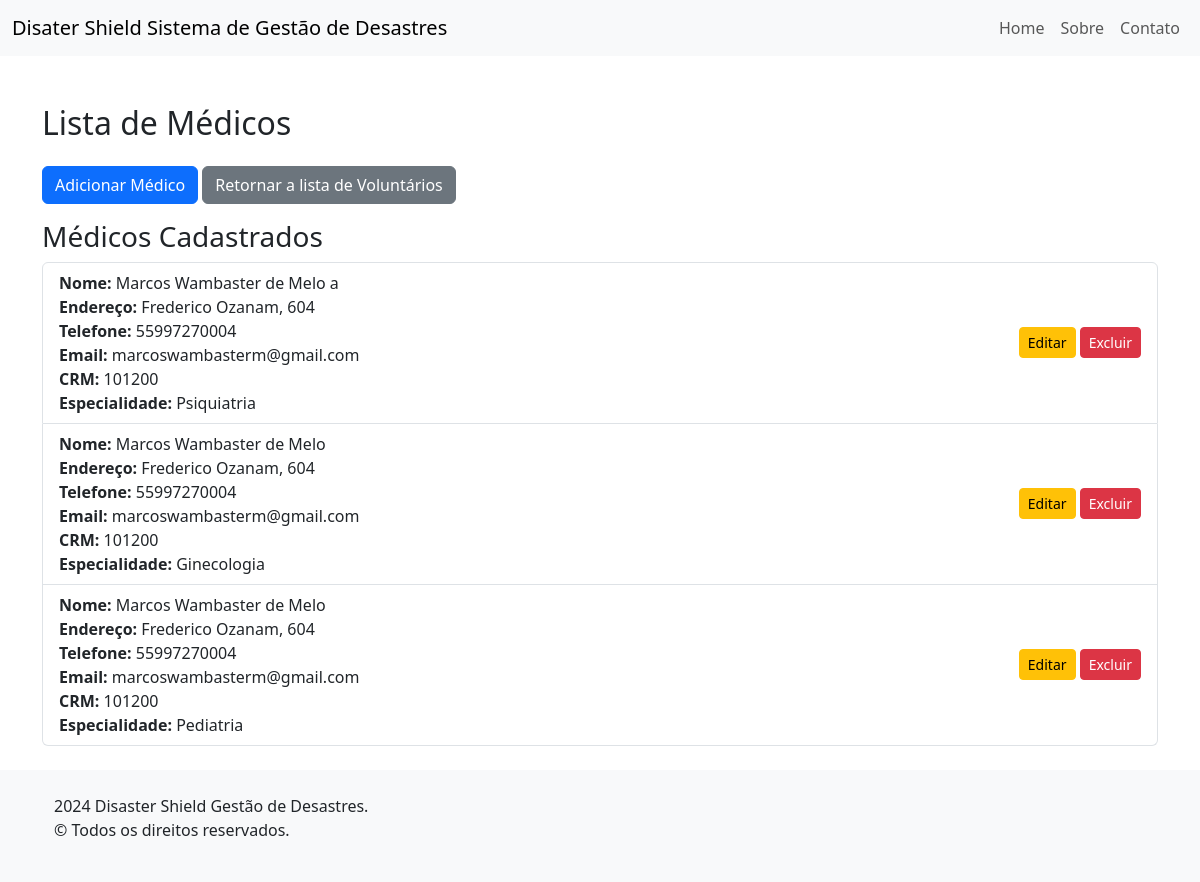
/voluntarios/voluntarios/medicos/, run on an earlier commit of the app's database.
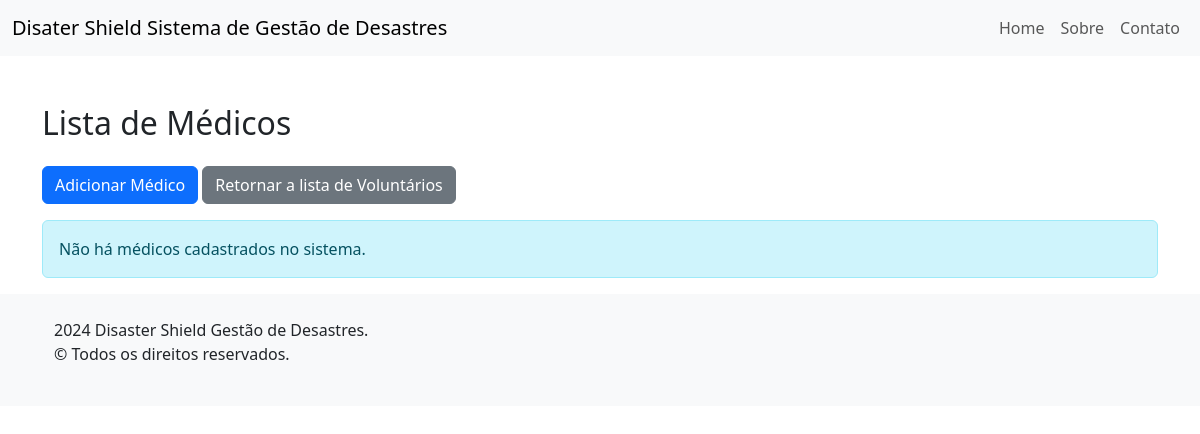
And on a later commit of the database.
### voluntarios/models.py (models this page shows, shortened)
class Voluntario(models.Model):
    nome = models.CharField(max_length=100)
    endereco = models.CharField(max_length=200)
    telefone = models.CharField(max_length=15)
    email = models.EmailField()
    class Meta:
        abstract = True

class Medico(Voluntario):
    crm = models.CharField(max_length=20)
    ESPECIALIDADES = [
        ('Cardiologia', 'Cardiologia'),
        ('Dermatologia', 'Dermatologia'),
        ('Ginecologia', 'Ginecologia'),
        ('Neurologia', 'Neurologia'),
        ('Ortopedia', 'Ortopedia'),
        ('Pediatria', 'Pediatria'),
        ('Psiquiatria', 'Psiquiatria'),
        ('Urologia', 'Urologia'),
    ]
    especialidade = models.CharField(
        max_length=50,
        choices=ESPECIALIDADES,
    )

### voluntarios/views.py (the view)
# urls.py: path('voluntarios/medicos/', views.listar_medicos, name='lista_medicos'),
def listar_medicos(request):
    medicos = Medico.objects.all()
    return render(request, './lista_medicos.html', {'medicos': medicos})

### voluntarios/templates/lista_medicos.html (shortened to what this page needs)
{% extends "base.html" %}
{% block content %}
<div class="container mt-5">
    <h2 class="my-4">Lista de Médicos</h2>
    <a href="{% url 'adicionar_medico' %}" class="btn btn-primary mb-3">Adicionar Médico</a>
    <a href="{% url 'lista_voluntarios' %}" class="btn btn-secondary mb-3">Retornar a lista de Voluntários</a>
    {% if medicos %}
        <h3>Médicos Cadastrados</h3>
        <ul class="list-group mb-4">
            {% for medico in medicos %}
                <li class="list-group-item d-flex justify-content-between align-items-center">
                    <div>
                        <strong>Nome:</strong> {{ medico.nome }}<br>
                        <strong>Endereço:</strong> {{ medico.endereco }}<br>
                        <strong>Telefone:</strong> {{ medico.telefone }}<br>
                        <strong>Email:</strong> {{ medico.email }}<br>
                        <strong>CRM:</strong> {{ medico.crm }}<br>
                        <strong>Especialidade:</strong> {{ medico.especialidade }}
                    </div>
                    <div>
                        <a href="{% url 'editar_medico' medico.pk %}" class="btn btn-warning btn-sm">Editar</a>
                        <a href="{% url 'excluir_medico' medico.pk %}" class="btn btn-danger btn-sm">Excluir</a>
                    </div>
                </li>
            {% endfor %}
        </ul>
    {% else %}
        <div class="alert alert-info" role="alert">
            Não há médicos cadastrados no sistema.
        </div>
    {% endif %}
</div>
{% endblock %}

### home/templates/base.html (shortened to what this page needs)
<!DOCTYPE html>
<html lang="pt-br">
<head>
    <link href="https://cdn.jsdelivr.net/npm/bootstrap@5.3.0/dist/css/bootstrap.min.css" rel="stylesheet">
</head>
<body>
    {% include 'header.html' %}
    <main>
        {% block content %}
        {% endblock %}
    </main>
    {% include 'footer.html' %}
</body>
</html>

### home/templates/header.html (shortened to what this page needs)
<header>
    <nav class="navbar navbar-expand-lg navbar-light bg-light">
        <div class="container-fluid">
            <a class="navbar-brand" href="{% url 'index' %}">Disater Shield Sistema de Gestão de Desastres</a>
            <div class="collapse navbar-collapse" id="navbarNav">
                <ul class="navbar-nav ms-auto">
                    <li class="nav-item">
                        <a class="nav-link" href="{% url 'index' %}">Home</a>
                    </li>
                    <li class="nav-item">
                        <a class="nav-link" href="#">Sobre</a>
                    </li>
                    <li class="nav-item">
                        <a class="nav-link" href="#">Contato</a>
                    </li>
                </ul>
            </div>
        </div>
    </nav>
</header>

### home/templates/footer.html
<footer class="bg-light text-center text-lg-start">
    <div class="container p-4">
        <p>2024 Disaster Shield Gestão de Desastres.<br>&copy; Todos os direitos reservados.</p>
    </div>
</footer>

What changed in the data, as far as the page shows it:
removed Medico: nome "Marcos Wambaster de Melo a", endereco "Frederico Ozanam, 604", telefone "55997270004", email "marcoswambasterm@gmail.com", crm "101200", especialidade "Psiquiatria"
removed Medico: nome "Marcos Wambaster de Melo", endereco "Frederico Ozanam, 604", telefone "55997270004", email "marcoswambasterm@gmail.com", crm "101200", especialidade "Ginecologia"
removed Medico: nome "Marcos Wambaster de Melo", endereco "Frederico Ozanam, 604", telefone "55997270004", email "marcoswambasterm@gmail.com", crm "101200", especialidade "Pediatria"
Also different on the page:
text no longer shown: "Médicos Cadastrados"
text now shown: "Não há médicos cadastrados no sistema."
